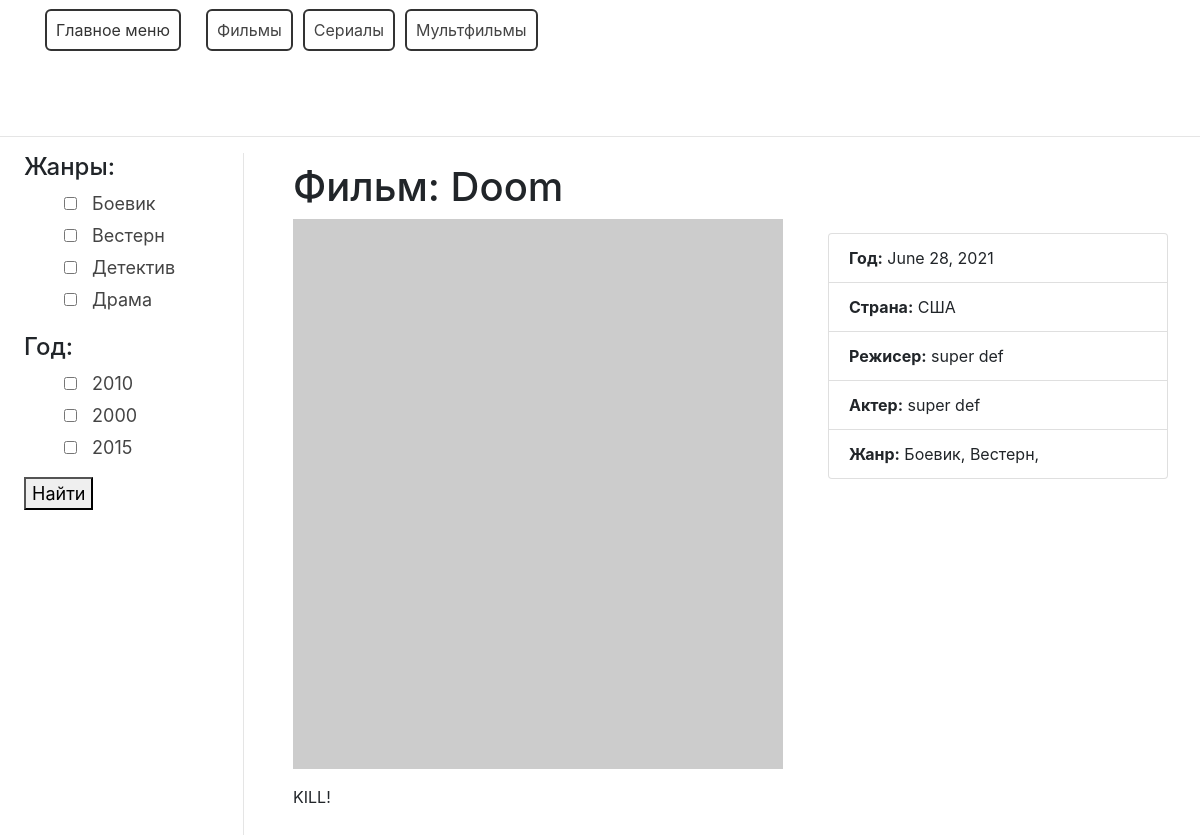
/doom/, run on the app's committed database.
### movie/models.py (models this page shows, shortened)
class Category(models.Model):
    name = models.CharField(max_length=150)
    description = models.TextField(verbose_name='Описание')
    slug = models.SlugField(unique=True)
    def __str__(self):
        return self.name

class Genre(models.Model):
    name = models.CharField(max_length=155)
    description = models.TextField()
    slug = models.SlugField(unique=True)

class Movie(models.Model):
    genre = models.ManyToManyField(Genre, verbose_name='Жанры')
    category = models.ForeignKey(Category, on_delete=models.CASCADE)
    name = models.CharField(max_length=150)
    slug = models.SlugField(unique=True)
    poster = models.ImageField(upload_to='movies/', blank=True, null=True)
    description = models.TextField()
    director = models.ManyToManyField(Actor, verbose_name='Режиссер', related_name='film_director')
    actors = models.ManyToManyField(Actor, related_name='film_actor')
    country = models.CharField(max_length=155, verbose_name='Страна')
    budget = models.PositiveIntegerField(verbose_name='Бюджет',
                                         default=0, help_text='Указывать сумму в долларах')
    fees_in_usa = models.PositiveIntegerField('Сборы в США',
                                              default=0, help_text='Указывать сумму в долларах')
    fees_in_word = models.PositiveIntegerField('Сборы в Мире',
                                               default=0, help_text='Указывать сумму в долларах')
    release = models.DateField(default=date.today, verbose_name='Примьера в мире')
    year = models.PositiveSmallIntegerField(default=0)
    is_published = models.BooleanField(default=False)
    class Meta:
        verbose_name = 'Фильм'
        verbose_name_plural = 'Фильмы'
        ordering = ['-id']

class Actor(models.Model):
    name = models.CharField(max_length=100)
    age = models.PositiveSmallIntegerField(verbose_name='Возраст', default=0)
    description = models.TextField('Описание')
    photo = models.ImageField(upload_to='actors_photo/', null=True, blank=True)
    class Meta:
        verbose_name = 'Актер'
        verbose_name_plural = 'Актеры'

### movie/views.py (the view)
# urls.py: path('<slug:slug>/', views.MovieDetailView.as_view(), name='movie_detail'),
class MovieDetailView(DataMixin, GenreYear, DetailView):
    model = Movie
    slug_field = 'slug'
    context_object_name = 'movies_detail'
    def get_context_data(self, **kwargs):
        context = super().get_context_data(**kwargs)
        context_mixin = self.get_context_data_mixin()
        return dict(list(context.items()) + list(context_mixin.items()))

### movie/utils.py (called while the page is built)
    def get_context_data_mixin(self, **kwargs):
        context = kwargs
        context['categories'] = Category.objects.all()
        context['genres'] = Genre.objects.all()
        return context

### movie/views.py (called while the page is built)
    def get_genre(self):
        return Genre.objects.all()

    def get_year(self):
        return Movie.objects.filter(is_published=True).values('year')

### movie/templates/movie/movie_detail.html (shortened to what this page needs)
{% extends 'movie/base.html' %}
{% block content %}
<div class="desc1-right col-md-6 pl-lg-4 d-flex film">
    <div class="movie ">
        <h1>Фильм: {{ movies_detail.name }}</h1>
        {% if movies_detail.poster %}
            <img src="{{ movies_detail.poster.url }}" alt="">
        {% else %}
            <img src="http://placehold.it/490x550" alt="">
        {% endif %}
        <p class="mt-3">{{ movies_detail.description }}</p>
    </div>
   <div class="content">
        <ul class="text-decoration-none list-group film-content" style=" text-decoration: none;">
            <li class="list-group-item" style=" text-decoration: none;">
                <span><b>Год:</b> {{ movies_detail.release }}</span>
            </li>
            <li class="list-group-item">
                <span><b>Страна:</b> {{ movies_detail.country }}</span>
            </li>
            <li class="list-group-item">
                <span><b>Режисер:</b>
                {% for director in movies_detail.director.all %}
                    {{ director.name }}
                {% endfor %}</span>
            </li>
            <li class="list-group-item">
                <span><b>Актер:</b>
                {% for actor in movies_detail.actors.all %}
                    {{ actor.name }}
                {% endfor %}</span>
            </li>
            <li class="list-group-item">
                <span><b>Жанр:</b>
                {% for genre in movies_detail.genre.all %}
                    {{ genre.name }},
                {% endfor %}</span>
            </li>
    </ul>
   </div>
</div>
{% endblock %}

### movie/templates/movie/base.html (shortened to what this page needs)
{% load static %}
<!DOCTYPE html>
<html lang="en">
<head>
    <link rel="stylesheet" href="{% static 'movies/css/style.css' %}">
    <link rel="stylesheet" href="https://stackpath.bootstrapcdn.com/bootstrap/4.1.3/css/bootstrap.min.css">
</head>
<body>
<header class="header">
<nav class="nav categories">
    <ul class="d-flex">
        <li class="d-block category main-menu">
            <a href="{% url 'movie' %}">Главное меню</a>
        </li>
    {% for category in categories %}
        <a href="{% url 'category' category.slug %}">
            <li class="d-block category">
                {{ category }}
            </li>
        </a>
    {% endfor %}
    </ul>
</nav>
</header>
<hr>
<form action="{% url 'filter' %}" method="get">
<div class="desc1-right col-md-6 pl-lg-4 d-flex film">
<div class=" side-bar genre">
    <h4>Жанры:</h4>
    <ul class="d-block filter_film">
        {% for genre in view.get_genre %}
            <li class="filter_genre">
             <input type="checkbox" class="filter_selected" name="genre" value="{{ genre.id }}">
               <span> {{ genre.name }}</span>
            </li>
        {% endfor %}
    </ul>
    <h4 class="year">Год:</h4>
    <ul>
        {% for movie in view.get_year %}
            <li class="filter_years">
                <input type="checkbox" class="filter_selected" name="year" value='{{ movie.year }}'>
                <span>{{ movie.year }}</span>
            </li>
        {% endfor %}
    </ul>
    <button type="submit">Найти</button>
</form>
    {% block content %}
    {% endblock %}
</body>
</html>

### movie/static/movies/css/style.css (style rules this page uses)
.header { display: block; width: 100%; height: 120px; }
ul { text-decoration: none; text-transform: none; }
li { text-decoration: none; text-transform: none; }
.genre { font-size: 18px; min-width: 220px; border-right: 1px solid rgba(0, 0, 0, .1); margin-right: 10px; }
.movie { margin-left: 10px; }
.content { margin-left: 30px; margin-top: 80px; }
.film-content { min-width: 340px; }
.category { margin: 9px 5px 9px 5px; padding: 7px 9px 7px 9px; border: 2px solid #333; border-radius: 6px; color: #444; text-decoration: none; }
.category a { color: #333; }
a { text-decoration: none; text-transform: none; }
.filter_film { text-decoration: none; }
.filter_genre { text-decoration: none; margin: 10px 0 10px 0; }
.main-menu { margin-right: 20px; }
.filter_genre { text-decoration: none; margin: 5px auto; list-style: none; color: #444; }
.filter_years { text-decoration: none; margin: 5px auto; list-style: none; color: #444; }
.filter_selected { text-align: center; margin-right: 10px; }
.year { margin-top: 20px; }
.movie { margin: 10px 15px 10px 15px; }

### movie/templates/movie/base.html (style rules this page uses)
.main-menu { margin-right: 20px; }
.filter_film { text-decoration: none; }
.filter_genre { text-decoration: none; margin: 5px auto; list-style: none; color: #444; }
.filter_years { text-decoration: none; margin: 5px auto; list-style: none; color: #444; }
.filter_selected { text-align: center; margin-right: 10px; }
.year { margin-top: 20px; }
.movie { margin: 10px 15px 10px 15px; }

### data on the page
Category: name "Фильмы"
Category: name "Сериалы"
Category: name "Мультфильмы"
Genre: name "Боевик"
Genre: name "Вестерн"
Genre: name "Детектив"
Genre: name "Драма"
Movie: name "Doom", description "KILL!", release "June 28, 2021", country "США"
Actor: name "super"
Actor: name "def"

### other printed values
{{ movie.year }} "2010" "2000" "2015"
